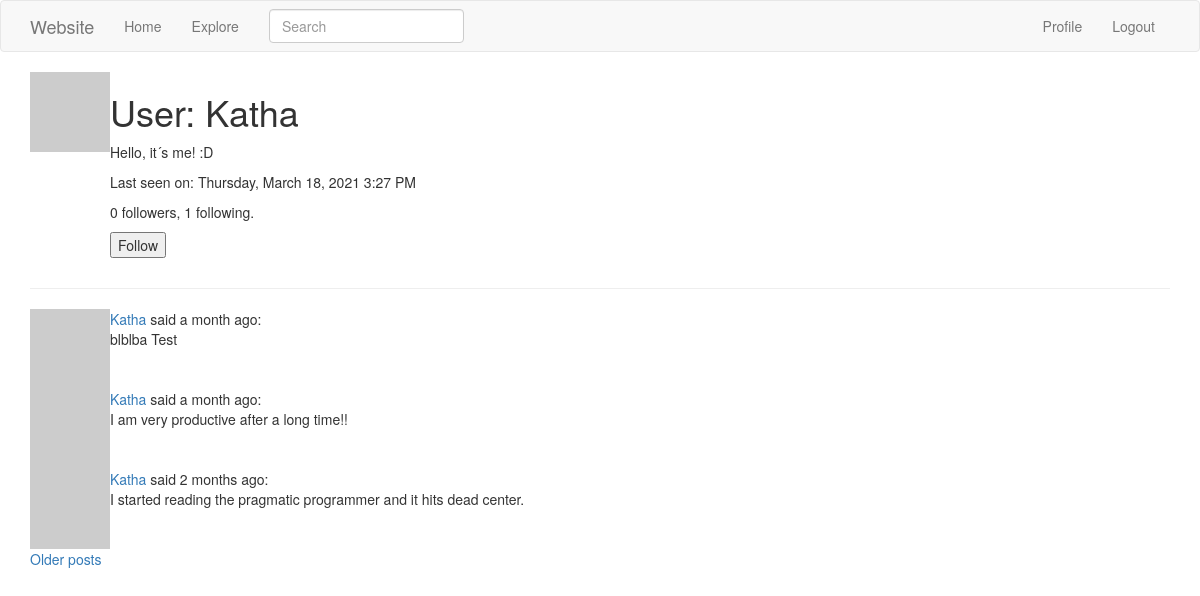
The page /user/Katha (signed in) on the database as committed earlier.
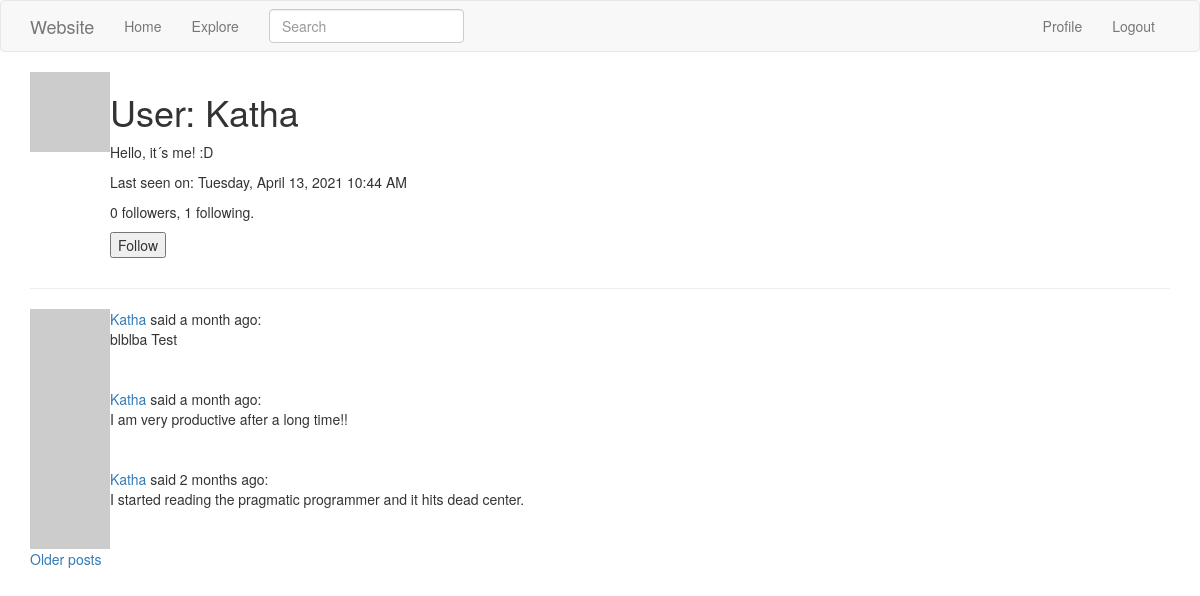
The same page on the database as committed later.
### app/models.py (models this page shows, shortened)
class User(UserMixin, db.Model):
    id = db.Column(db.Integer, primary_key=True)
    username = db.Column(db.String(64), index=True, unique=True)
    email = db.Column(db.String(120), index=True, unique=True)
    password_hash = db.Column(db.String(128))
    posts = db.relationship('Post', backref='author', lazy='dynamic')
    about_me = db.Column(db.String(140))
    last_seen = db.Column(db.DateTime, default=datetime.utcnow)
    followed = db.relationship(
        'User', secondary=followers,
        primaryjoin=(followers.c.follower_id == id),
        secondaryjoin=(followers.c.followed_id == id),
        backref=db.backref('followers', lazy='dynamic'), lazy='dynamic')
    def is_following(self, user):
        return self.followed.filter(
            followers.c.followed_id == user.id).count() > 0
    def avatar(self, size):
        digest = md5(self.email.lower().encode('utf-8')).hexdigest()
        return 'https://www.gravatar.com/avatar/{}?d=identicon&s={}'.format(
            digest, size)

class SearchableMixin(object):
    @classmethod
    def before_commit(cls, session):
        session._changes = {
            'add': list(session.new),
            'update': list(session.dirty),
            'delete': list(session.deleted)
        }
    @classmethod
    def after_commit(cls, session):
        for obj in session._changes['add']:
            if isinstance(obj, SearchableMixin):
                add_to_index(obj.__tablename__, obj)
        for obj in session._changes['update']:
            if isinstance(obj, SearchableMixin):
                add_to_index(obj.__tablename__, obj)
        for obj in session._changes['delete']:
            if isinstance(obj, SearchableMixin):
                remove_from_index(obj.__tablename__, obj)
        session._changes = None

class Post(SearchableMixin,db.Model):
    id = db.Column(db.Integer, primary_key=True)
    body = db.Column(db.String(140))
    __searchable__ = ['body']
    timestamp = db.Column(db.DateTime, index=True, default=datetime.utcnow)
    user_id = db.Column(db.Integer, db.ForeignKey('user.id'))
    language = db.Column(db.String(5))

### app/main/routes.py (the view)
@bp.route('/user/<username>')
@login_required
def user(username):
    user = User.query.filter_by(username=username).first_or_404()
    page = request.args.get('page', 1, type=int)
    posts = user.posts.order_by(Post.timestamp.desc()).paginate(
        page, current_app.config['POSTS_PER_PAGE'], False)
    next_url = url_for('main.user', username=user.username, page=posts.next_num) \
        if posts.has_next else None
    prev_url = url_for('main.user', username=user.username, page=posts.prev_num) \
        if posts.has_prev else None
    form = EmptyForm()
    return render_template('user.html', user=user, posts=posts.items,
                           next_url=next_url, prev_url=prev_url, form=form)

### app/main/forms.py
class SearchForm(FlaskForm):
    q = StringField(_l('Search'), validators=[DataRequired()])
    def __init__(self, *args, **kwargs):
        if 'formdata' not in kwargs:
            kwargs['formdata'] = request.args
        if 'csrf_enabled' not in kwargs:
            kwargs['csrf_enabled'] = False
        super(SearchForm, self).__init__(*args, **kwargs)

class EmptyForm(FlaskForm):
    submit = SubmitField('Submit')

### app/main/routes.py (called while the page is built)
@bp.before_app_request
def before_request():
    if current_user.is_authenticated:
        current_user.last_seen = datetime.utcnow()
        db.session.commit()
        g.search_form = SearchForm()
    g.locale = str(get_locale())

@bp.before_request
def before_request():
    g.locale = str(get_locale())

@bp.before_request
def before_request():
    if current_user.is_authenticated:
        current_user.last_seen = datetime.utcnow()
        db.session.commit()

### app/models.py (called while the page is built)
@login.user_loader
def load_user(id):
    return User.query.get(int(id))

### app/main/templates/user.html (shortened to what this page needs)
<!DOCTYPE html>
<html>
<body>
{% extends "base.html" %}
{% block app_content %}
       <table>
        <tr valign="top">
            <td><img src="{{ user.avatar(128) }}"></td>
            <td>
                <h1>User: {{ user.username }}</h1>
        {% if user.about_me %}<p>{{ user.about_me }}</p>{% endif %}
         {% if user.last_seen %}
                <p>Last seen on: {{ moment(user.last_seen).format('LLLL') }}</p>
                {% endif %}
        <p>{{ user.followers.count() }} followers, {{ user.followed.count() }} following.</p>
        {% if user == current_user %}
        <p><a href="{{ url_for('main.edit_profile') }}">Edit your profile</a></p>
        {% elif not current_user.is_following(user) %}
        <p>
            <form action="{{ url_for('main.follow', username=user.username) }}" method="post">
                {{ form.submit(value='Follow') }}
            </form>
        </p>
        {% endif %}
            </td>
        </tr>
    </table>
    <hr>
    {% for post in posts %}
      {% include '_post.html' %}
    {% endfor %}
    {% if next_url %}
    <a href="{{ next_url }}">Older posts</a>
    {% endif %}
{% endblock %}

### app/main/templates/base.html (shortened to what this page needs)
{% extends 'bootstrap/base.html' %}
{% block navbar %}
    <nav class="navbar navbar-default">
        <div class="container">
            <div class="navbar-header">
                <a class="navbar-brand" href="{{ url_for('main.home') }}">Website</a>
            </div>
            <div class="collapse navbar-collapse" id="bs-example-navbar-collapse-1">
                <ul class="nav navbar-nav">
                    <li><a href="{{ url_for('main.home') }}">Home</a></li>
                    <li><a href="{{ url_for('main.explore') }}">Explore</a></li>
                </ul>
                 {% if g.search_form %}
                <form class="navbar-form navbar-left" method="get"
                        action="{{ url_for('main.search') }}">
                    <div class="form-group">
                        {{ g.search_form.q(size=20, class='form-control',
                            placeholder=g.search_form.q.label.text) }}
                    </div>
                </form>
                {% endif %}
                <ul class="nav navbar-nav navbar-right">
                    {% if current_user.is_anonymous %}
                    <li><a href="{{ url_for('auth.login') }}">Login</a></li>
                    {% else %}
                    <li><a href="{{ url_for('main.user', username=current_user.username) }}">Profile</a></li>
                    <li><a href="{{ url_for('auth.logout') }}">Logout</a></li>
                    {% endif %}
                </ul>
            </div>
        </div>
    </nav>
{% endblock %}
{% block content %}
    <div class="container">
        {% block app_content %}{% endblock %}
    </div>
{% endblock %}

### app/main/templates/_post.html (shortened to what this page needs)
        <table>
        <tr valign="top">
            <td><img src="{{ post.author.avatar(36) }}"></td>
            <td>
                <a href="{{ url_for('main.user', username=post.author.username) }}">
                    {{ post.author.username }}
                </a>
                said {{ moment(post.timestamp).fromNow() }}:
                <br>
                <span id="post{{ post.id }}">{{ post.body }}</span>
            </td>
        </tr>
    </table>

Rows that differ between the two databases and show on the page:
changed User "Katha": last_seen "Thursday, March 18, 2021 3:27 PM" → "Tuesday, April 13, 2021 10:44 AM"
